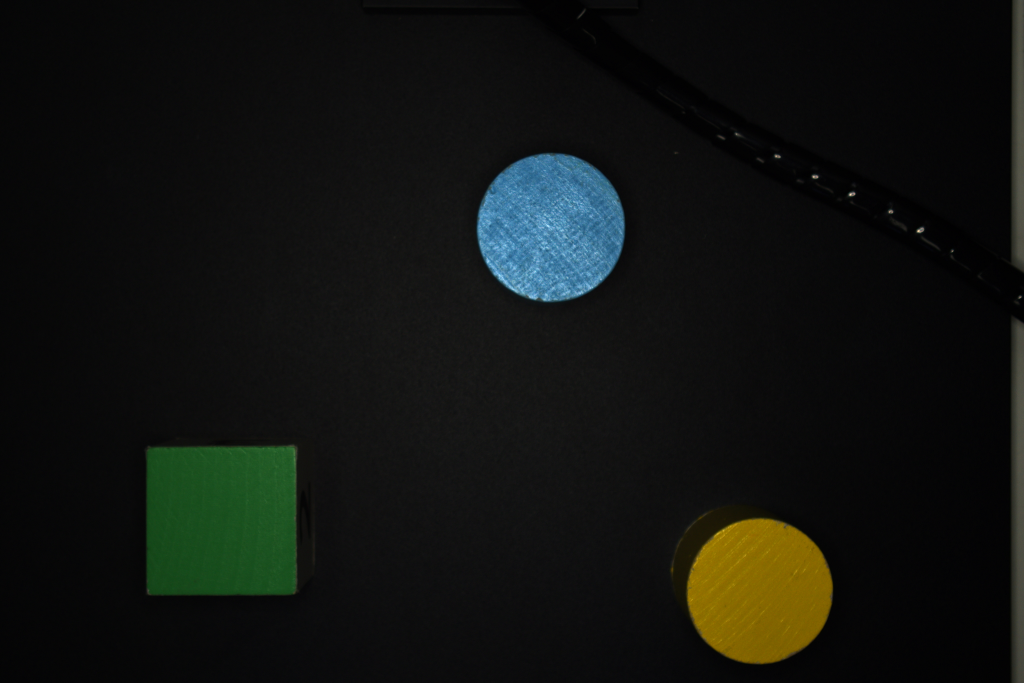
#> input picture data/replay/experiment-3-source.jpg, 3072 x 2048 px (shown at 1/3 size)
$ python -i r1_common.py   (imports and definitions only)
#> lines starting #> are read from the running program, lines starting #| are printed output that depends on the picture; after the words box and inside, x2 and y2 are one past the last pixel; in counts of white or black regions, pixels touching at a corner belong together
from __future__ import annotations

from dataclasses import dataclass
from math import isfinite, pi
from pathlib import Path

import cv2
import numpy as np


MIN_VISUAL_CONFIDENCE = 0.5
_HUE_FAMILIES = (
    ("red", ((0, 9), (170, 179))),
    ("yellow", ((10, 34),)),
    ("green", ((35, 84),)),
    ("blue", ((85, 134),)),
    ("unknown", ((135, 169),)),
)


@dataclass(frozen=True)
class VisualObject:
    center_px: tuple[float, float]
    world_xy_mm: tuple[float, float]
    color: str
    shape: str
    confidence: float


# [154 lines left out: functions _finite_float, _finite_vector, _affine_matrix, _bgr_image, pixel_to_world, _snap_world_xy_to_robot_grid and 2 more, not called in this run]


def _canonical_digit_topology(image):
    _, foreground_mask = cv2.threshold(
        image,
        0,
        255,
        cv2.THRESH_BINARY_INV | cv2.THRESH_OTSU,
    )
    canvas = np.zeros((96, 64), dtype=np.uint8)
    component_count, labels, stats, _ = cv2.connectedComponentsWithStats(
        foreground_mask,
        connectivity=8,
    )
    if component_count <= 1:
        return canvas
    component_areas = stats[1:, cv2.CC_STAT_AREA]
    minimum_area = max(2.0, float(component_areas.max()) * 0.02)
    filtered_mask = np.zeros_like(foreground_mask)
    for component_id, area in enumerate(component_areas, start=1):
        if float(area) >= minimum_area:
            filtered_mask[labels == component_id] = 255

    points = cv2.findNonZero(filtered_mask)
    if points is None:
        return canvas
    x, y, width, height = cv2.boundingRect(points)
    foreground = filtered_mask[y : y + height, x : x + width]
    target_width = 40
    target_height = 72
    resized = cv2.resize(
        foreground,
        (target_width, target_height),
        interpolation=cv2.INTER_NEAREST,
    )
    left = (64 - target_width) // 2
    top = (96 - target_height) // 2
    canvas[top : top + target_height, left : left + target_width] = resized
    return canvas


# [180 lines left out: functions detect_digit_objects, pick_and_place, not called in this run]

>>> import cv2
>>> picture = cv2.imread('../../data/replay/experiment-3-source.jpg', cv2.IMREAD_GRAYSCALE)
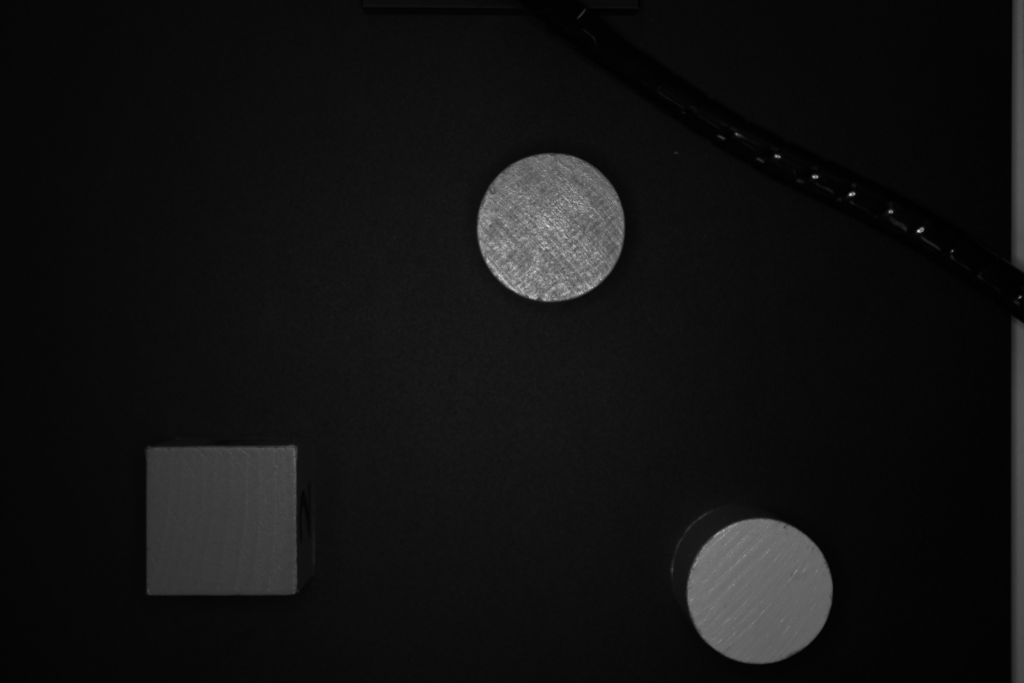
#> picture: shape (2048, 3072) (shown at 1/3 size); min 0, max 255, mean 18.2
>>> result = _canonical_digit_topology(picture)
#> in _canonical_digit_topology, `_, foreground_mask = cv2.threshold( image, 0, 255, cv2.THRESH_BINARY_I..`:
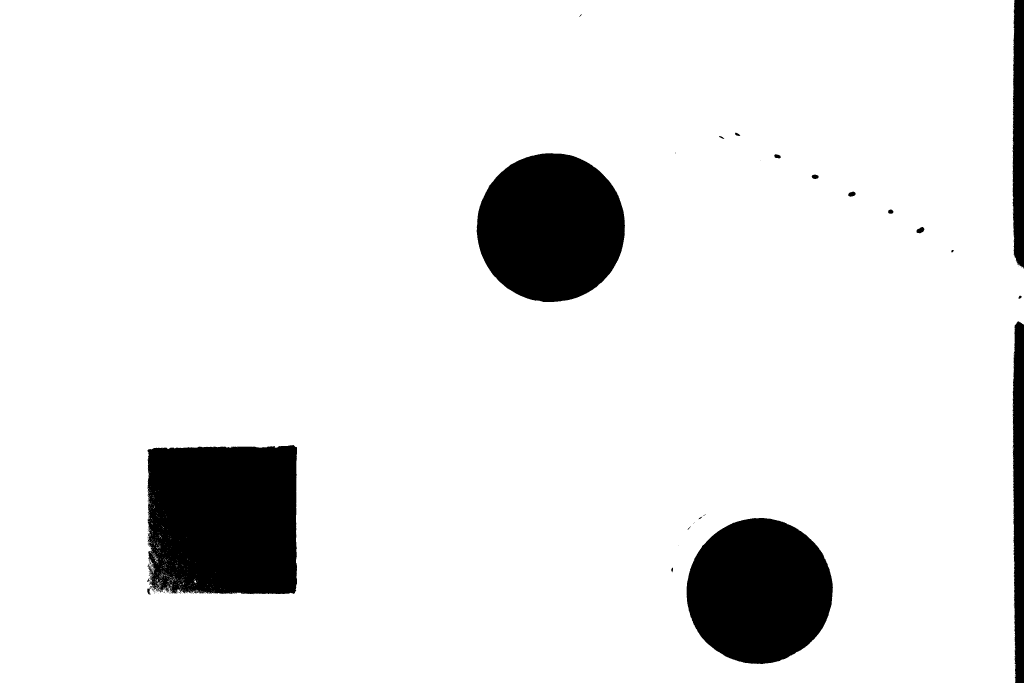
#> foreground_mask: shape (2048, 3072) (shown at 1/3 size); 91.1% white; 113 black regions (93 under 20 px), largest, box (x1, y1, x2, y2) and area: (442, 1335, 891, 1783) 191751, (1430, 459, 1875, 906) 156385, (2059, 1554, 2499, 1992) 150282
#> in _canonical_digit_topology, `component_count, labels, stats, _ = cv2.connectedComponentsWithStats( ..`:
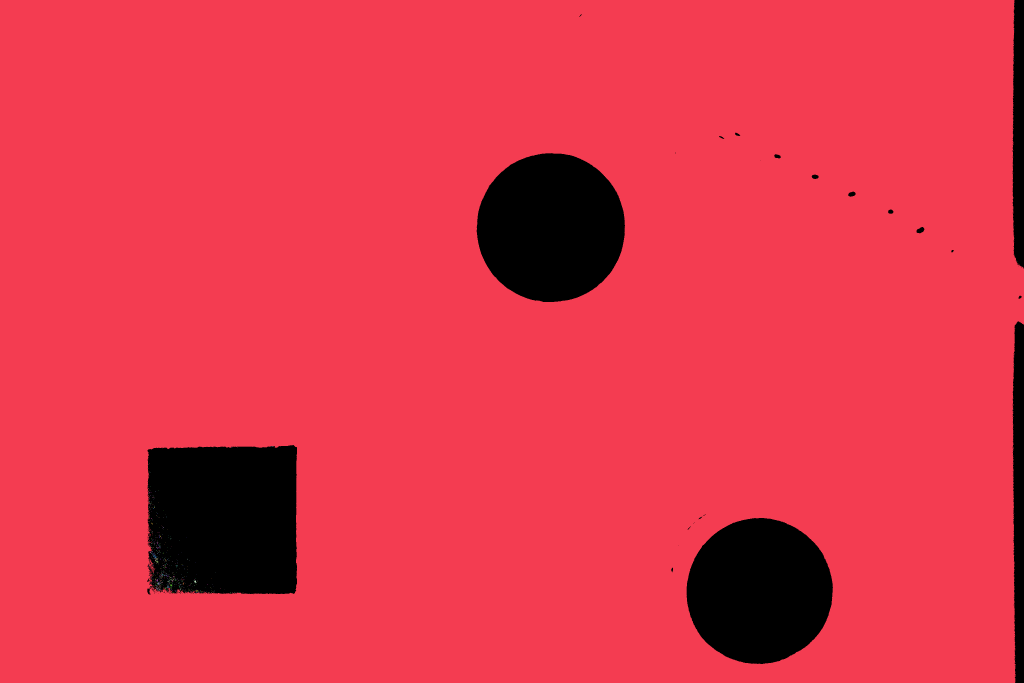
#> labels: shape (2048, 3072) int32 (shown at 1/3 size); 581 distinct labels, from 0 to 580; one colour per label, 0 black
#> in _canonical_digit_topology, `component_count, labels, stats, _ = cv2.connectedComponentsWithStats( ..`: component_count = 581; stats = 581 rows, first 6: [442, 0, 2630, 2048, 557900], [0, 0, 3072, 2048, 5732219], [3043, 11, 1, 2, 2], [3043, 40, 1, 1, 1], [3043, 47, 1, 1, 1], [3043, 60, 1, 1, 1]
#> in _canonical_digit_topology, `component_areas = stats[1:, cv2.CC_STAT_AREA]`: component_areas = 580 values, max 5732219 at index 0, min 1 at index 2, mean 9885.4
#> in _canonical_digit_topology, `minimum_area = max(2.0, float(component_areas.max()) * 0.02)`: minimum_area = 114644.4
#> the loop in _canonical_digit_topology, `for component_id, area in enumerate(component_areas, start=1):` made 580 passes
#> area on pass 1: 5732219
#> in _canonical_digit_topology, `points = cv2.findNonZero(filtered_mask)`: points = contour of 5732219 points, box (x1, y1, x2, y2) (0, 0, 3072, 2048), area 1083
#> in _canonical_digit_topology, `x, y, width, height = cv2.boundingRect(points)`: x = 0; width = 3072; height = 2048
#> in _canonical_digit_topology, `resized = cv2.resize( foreground, (target_width, target_height), inter..`:
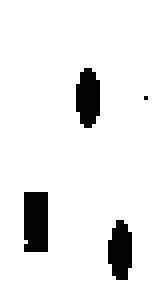
#> resized: shape (72, 40) (shown 4 times larger); 91.9% white; 4 black regions (1 under 20 px), largest, box (x1, y1, x2, y2) and area: (6, 48, 12, 63) 89, (19, 17, 25, 32) 72, (27, 55, 33, 70) 71
#> in _canonical_digit_topology, `canvas[top : top + target_height, left : left + target_width] = resized`:
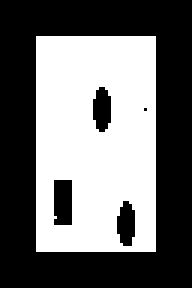
#> canvas: shape (96, 64) (shown 3 times larger); 43.1% white; 1 white region, box (x1, y1, x2, y2) and area: (12, 12, 52, 84) 2647
